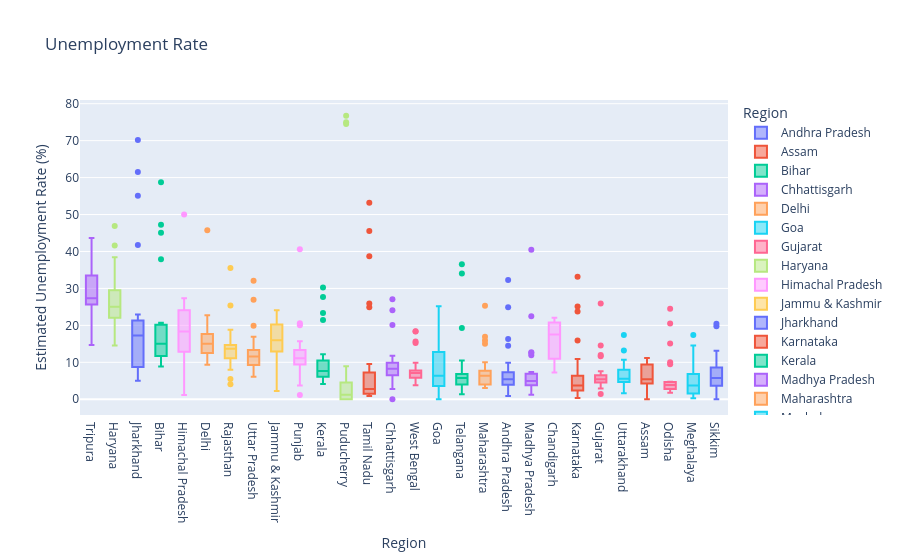

Write notebook code for a chart like this one.
### Markdown cell above
# Box Plot

### Code cell
fig = px.box(df, x='Region', y='Estimated Unemployment Rate (%)',
             color='Region', title='Unemployment Rate', template='plotly')
fig.update_layout(xaxis={'categoryorder': 'total descending'})
fig.show()

### Figure 1 — Plotly figure (JSON) as saved in the notebook; plotly's stock layout.template omitted (floating-point values rounded to 4 significant figures)
{"data": [{"alignmentgroup": "True", "hovertemplate": "Region=%{x}<br>Estimated Unemployment Rate (%)=%{y}<extra></extra>", "legendgroup": "Andhra Pradesh", "marker": {"color": "#636efa"}, "name": "Andhra Pradesh", "notched": false, "offsetgroup": "Andhra Pradesh", "orientation": "v", "showlegend": true, "type": "box", "x": ["Andhra Pradesh", "Andhra Pradesh", "Andhra Pradesh", "Andhra Pradesh", "Andhra Pradesh", "Andhra Pradesh", "Andhra Pradesh", "Andhra Pradesh", "Andhra Pradesh", "Andhra Pradesh", "Andhra Pradesh", "Andhra Pradesh", "Andhra Pradesh", "Andhra Pradesh", "Andhra Pradesh", "Andhra Pradesh", "Andhra Pradesh", "Andhra Pradesh", "Andhra Pradesh", "Andhra Pradesh", "Andhra Pradesh", "Andhra Pradesh", "Andhra Pradesh", "Andhra Pradesh", "Andhra Pradesh", "Andhra Pradesh", "Andhra Pradesh", "Andhra Pradesh"], "x0": " ", "xaxis": "x", "y": [3.65, 3.05, 3.75, 3.32, 5.17, 3.52, 4.12, 4.38, 4.84, 5.91, 4.06, 16.29, 14.46, 0.85, 6.09, 3.8, 5.64, 4.61, 6.01, 4.7, 7.54, 7.88, 7.11, 5.66, 9.88, 32.3, 24.91, 5.86], "y0": " ", "yaxis": "y"}, {"alignmentgroup": "True", "hovertemplate": "Region=%{x}<br>Estimated Unemployment Rate (%)=%{y}<extra></extra>", "legendgroup": "Assam", "marker": {"color": "#EF553B"}, "name": "Assam", "notched": false, "offsetgroup": "Assam", "orientation": "v", "showlegend": true, "type": "box", "x": ["Assam", "Assam", "Assam", "Assam", "Assam", "Assam", "Assam", "Assam", "Assam", "Assam", "Assam", "Assam", "Assam", "Assam", "Assam", "Assam", "Assam", "Assam", "Assam", "Assam", "Assam", "Assam", "Assam", "Assam", "Assam", "Assam"], "x0": " ", "xaxis": "x", "y": [4.29, 5.08, 4.26, 5.79, 4.46, 4.65, 4.66, 4.29, 3.26, 3.77, 9.38, 0, 7.87, 9.89, 3.21, 10.39, 9.26, 11.17, 6.31, 5.02, 7.24, 9.98, 10.34, 8.37, 10.77, 3.42], "y0": " ", "yaxis": "y"}, {"alignmentgroup": "True", "hovertemplate": "Region=%{x}<br>Estimated Unemployment Rate (%)=%{y}<extra></extra>", "legendgroup": "Bihar", "marker": {"color": "#00cc96"}, "name": "Bihar", "notched": false, "offsetgroup": "Bihar", "orientation": "v", "showlegend": true, "type": "box", "x": ["Bihar", "Bihar", "Bihar", "Bihar", "Bihar", "Bihar", "Bihar", "Bihar", "Bihar", "Bihar", "Bihar", "Bihar", "Bihar", "Bihar", "Bihar", "Bihar", "Bihar", "Bihar", "Bihar", "Bihar", "Bihar", "Bihar", "Bihar", "Bihar", "Bihar", "Bihar", "Bihar", "Bihar"], "x0": " ", "xaxis": "x", "y": [9.27, 10.2, 13.44, 11, 8.87, 12.47, 12.4, 10.16, 9.13, 9.61, 15.39, 45.09, 47.26, 20.49, 19.9, 13.29, 16.41, 17.66, 20.46, 14.06, 17.62, 14.91, 20.69, 15.11, 15.73, 58.77, 37.87, 12.45], "y0": " ", "yaxis": "y"}, {"alignmentgroup": "True", "hovertemplate": "Region=%{x}<br>Estimated Unemployment Rate (%)=%{y}<extra></extra>", "legendgroup": "Chhattisgarh", "marker": {"color": "#ab63fa"}, "name": "Chhattisgarh", "notched": false, "offsetgroup": "Chhattisgarh", "orientation": "v", "showlegend": true, "type": "box", "x": ["Chhattisgarh", "Chhattisgarh", "Chhattisgarh", "Chhattisgarh", "Chhattisgarh", "Chhattisgarh", "Chhattisgarh", "Chhattisgarh", "Chhattisgarh", "Chhattisgarh", "Chhattisgarh", "Chhattisgarh", "Chhattisgarh", "Chhattisgarh", "Chhattisgarh", "Chhattisgarh", "Chhattisgarh", "Chhattisgarh", "Chhattisgarh", "Chhattisgarh", "Chhattisgarh", "Chhattisgarh", "Chhattisgarh", "Chhattisgarh", "Chhattisgarh", "Chhattisgarh", "Chhattisgarh", "Chhattisgarh"], "x0": " ", "xaxis": "x", "y": [9.82, 6.76, 4.54, 4.64, 8.33, 6.96, 2.77, 6.11, 9.89, 7.89, 7.31, 0, 7.64, 10.14, 9.77, 11.77, 8.17, 6.29, 9.46, 10.27, 8.32, 3.57, 9.01, 9.79, 8.21, 20.13, 24.1, 27.07], "y0": " ", "yaxis": "y"}, {"alignmentgroup": "True", "hovertemplate": "Region=%{x}<br>Estimated Unemployment Rate (%)=%{y}<extra></extra>", "legendgroup": "Delhi", "marker": {"color": "#FFA15A"}, "name": "Delhi", "notched": false, "offsetgroup": "Delhi", "orientation": "v", "showlegend": true, "type": "box", "x": ["Delhi", "Delhi", "Delhi", "Delhi", "Delhi", "Delhi", "Delhi", "Delhi", "Delhi", "Delhi", "Delhi", "Delhi", "Delhi", "Delhi", "Delhi", "Delhi", "Delhi", "Delhi", "Delhi", "Delhi", "Delhi", "Delhi", "Delhi", "Delhi", "Delhi", "Delhi", "Delhi", "Delhi"], "x0": " ", "xaxis": "x", "y": [12.56, 9.33, 11.07, 17.18, 12.5, 15.84, 11.11, 16.97, 13.48, 13.81, 15.18, 20.69, 22.76, 21.14, 12.31, 12.76, 14.68, 13.52, 20.59, 12.41, 16.11, 11.07, 22.45, 14.86, 17.09, 16.51, 45.78, 18.11], "y0": " ", "yaxis": "y"}, {"alignmentgroup": "True", "hovertemplate": "Region=%{x}<br>Estimated Unemployment Rate (%)=%{y}<extra></extra>", "legendgroup": "Goa", "marker": {"color": "#19d3f3"}, "name": "Goa", "notched": false, "offsetgroup": "Goa", "orientation": "v", "showlegend": true, "type": "box", "x": ["Goa", "Goa", "Goa", "Goa", "Goa", "Goa", "Goa", "Goa", "Goa", "Goa", "Goa", "Goa", "Goa", "Goa", "Goa", "Goa", "Goa", "Goa", "Goa", "Goa", "Goa", "Goa", "Goa", "Goa"], "x0": " ", "xaxis": "x", "y": [2.91, 5.45, 10.98, 1.98, 3.61, 7.21, 23.71, 3.54, 5.38, 0, 15.91, 20, 2.75, 13.33, 12.28, 4.9, 3.16, 12.31, 25.2, 16.22, 10.92, 4.31, 4.76, 11.76], "y0": " ", "yaxis": "y"}, {"alignmentgroup": "True", "hovertemplate": "Region=%{x}<br>Estimated Unemployment Rate (%)=%{y}<extra></extra>", "legendgroup": "Gujarat", "marker": {"color": "#FF6692"}, "name": "Gujarat", "notched": false, "offsetgroup": "Gujarat", "orientation": "v", "showlegend": true, "type": "box", "x": ["Gujarat", "Gujarat", "Gujarat", "Gujarat", "Gujarat", "Gujarat", "Gujarat", "Gujarat", "Gujarat", "Gujarat", "Gujarat", "Gujarat", "Gujarat", "Gujarat", "Gujarat", "Gujarat", "Gujarat", "Gujarat", "Gujarat", "Gujarat", "Gujarat", "Gujarat", "Gujarat", "Gujarat", "Gujarat", "Gujarat", "Gujarat", "Gujarat"], "x0": " ", "xaxis": "x", "y": [2.88, 4.77, 4.58, 3.7, 6.29, 4.91, 4.68, 3.46, 5.35, 6.64, 7.59, 12, 14.58, 1.41, 4.09, 6.31, 5.15, 4.2, 5.96, 5.45, 7.53, 5.71, 5.82, 6.04, 5.39, 25.94, 11.62, 4.54], "y0": " ", "yaxis": "y"}, {"alignmentgroup": "True", "hovertemplate": "Region=%{x}<br>Estimated Unemployment Rate (%)=%{y}<extra></extra>", "legendgroup": "Haryana", "marker": {"color": "#B6E880"}, "name": "Haryana", "notched": false, "offsetgroup": "Haryana", "orientation": "v", "showlegend": true, "type": "box", "x": ["Haryana", "Haryana", "Haryana", "Haryana", "Haryana", "Haryana", "Haryana", "Haryana", "Haryana", "Haryana", "Haryana", "Haryana", "Haryana", "Haryana", "Haryana", "Haryana", "Haryana", "Haryana", "Haryana", "Haryana", "Haryana", "Haryana", "Haryana", "Haryana", "Haryana", "Haryana", "Haryana", "Haryana"], "x0": " ", "xaxis": "x", "y": [14.54, 23.08, 16.22, 30.94, 16.36, 24.17, 16.59, 29.56, 16.21, 27.19, 23.92, 41.61, 34.22, 35.57, 24.67, 20.42, 25.45, 24.19, 26.84, 21.04, 27.06, 23.65, 27.24, 23.29, 27.14, 46.89, 38.46, 29.41], "y0": " ", "yaxis": "y"}, {"alignmentgroup": "True", "hovertemplate": "Region=%{x}<br>Estimated Unemployment Rate (%)=%{y}<extra></extra>", "legendgroup": "Himachal Pradesh", "marker": {"color": "#FF97FF"}, "name": "Himachal Pradesh", "notched": false, "offsetgroup": "Himachal Pradesh", "orientation": "v", "showlegend": true, "type": "box", "x": ["Himachal Pradesh", "Himachal Pradesh", "Himachal Pradesh", "Himachal Pradesh", "Himachal Pradesh", "Himachal Pradesh", "Himachal Pradesh", "Himachal Pradesh", "Himachal Pradesh", "Himachal Pradesh", "Himachal Pradesh", "Himachal Pradesh", "Himachal Pradesh", "Himachal Pradesh", "Himachal Pradesh", "Himachal Pradesh", "Himachal Pradesh", "Himachal Pradesh", "Himachal Pradesh", "Himachal Pradesh", "Himachal Pradesh", "Himachal Pradesh", "Himachal Pradesh", "Himachal Pradesh", "Himachal Pradesh", "Himachal Pradesh", "Himachal Pradesh", "Himachal Pradesh"], "x0": " ", "xaxis": "x", "y": [13.68, 11.43, 20.59, 18.56, 15.98, 15.81, 22.86, 19.46, 16.67, 15.42, 17.71, 2.13, 25.64, 1.12, 10.88, 21.43, 21.51, 24.48, 12, 23.77, 27.27, 25.32, 18.15, 27.31, 26.44, 2.7, 50, 10.81], "y0": " ", "yaxis": "y"}, {"alignmentgroup": "True", "hovertemplate": "Region=%{x}<br>Estimated Unemployment Rate (%)=%{y}<extra></extra>", "legendgroup": "Jammu & Kashmir", "marker": {"color": "#FECB52"}, "name": "Jammu & Kashmir", "notched": false, "offsetgroup": "Jammu & Kashmir", "orientation": "v", "showlegend": true, "type": "box", "x": ["Jammu & Kashmir", "Jammu & Kashmir", "Jammu & Kashmir", "Jammu & Kashmir", "Jammu & Kashmir", "Jammu & Kashmir", "Jammu & Kashmir", "Jammu & Kashmir", "Jammu & Kashmir", "Jammu & Kashmir", "Jammu & Kashmir", "Jammu & Kashmir", "Jammu & Kashmir", "Jammu & Kashmir", "Jammu & Kashmir", "Jammu & Kashmir", "Jammu & Kashmir", "Jammu & Kashmir", "Jammu & Kashmir", "Jammu & Kashmir", "Jammu & Kashmir"], "x0": " ", "xaxis": "x", "y": [12.78, 12.09, 13.67, 11.32, 19.27, 14.73, 22.19, 21.23, 16, 2.22, 18.97, 23.04, 19.88, 21.55, 24.06, 14.29, 7.02, 18.54, 19.86, 14.29, 12.96], "y0": " ", "yaxis": "y"}, {"alignmentgroup": "True", "hovertemplate": "Region=%{x}<br>Estimated Unemployment Rate (%)=%{y}<extra></extra>", "legendgroup": "Jharkhand", "marker": {"color": "#636efa"}, "name": "Jharkhand", "notched": false, "offsetgroup": "Jharkhand", "orientation": "v", "showlegend": true, "type": "box", "x": ["Jharkhand", "Jharkhand", "Jharkhand", "Jharkhand", "Jharkhand", "Jharkhand", "Jharkhand", "Jharkhand", "Jharkhand", "Jharkhand", "Jharkhand", "Jharkhand", "Jharkhand", "Jharkhand", "Jharkhand", "Jharkhand", "Jharkhand", "Jharkhand", "Jharkhand", "Jharkhand", "Jharkhand", "Jharkhand", "Jharkhand", "Jharkhand", "Jharkhand", "Jharkhand", "Jharkhand", "Jharkhand"], "x0": " ", "xaxis": "x", "y": [7.11, 8.46, 9.98, 12.06, 7.12, 6.57, 8.07, 15.15, 6.16, 9.06, 5.01, 41.72, 55.1, 21.53, 17.23, 20.51, 15.67, 20.25, 21.16, 19.05, 17.34, 22.01, 22.96, 19.67, 16.4, 61.48, 70.17, 19.38], "y0": " ", "yaxis": "y"}, {"alignmentgroup": "True", "hovertemplate": "Region=%{x}<br>Estimated Unemployment Rate (%)=%{y}<extra></extra>", "legendgroup": "Karnataka", "marker": {"color": "#EF553B"}, "name": "Karnataka", "notched": false, "offsetgroup": "Karnataka", "orientation": "v", "showlegend": true, "type": "box", "x": ["Karnataka", "Karnataka", "Karnataka", "Karnataka", "Karnataka", "Karnataka", "Karnataka", "Karnataka", "Karnataka", "Karnataka", "Karnataka", "Karnataka", "Karnataka", "Karnataka", "Karnataka", "Karnataka", "Karnataka", "Karnataka", "Karnataka", "Karnataka", "Karnataka", "Karnataka", "Karnataka", "Karnataka", "Karnataka", "Karnataka", "Karnataka", "Karnataka"], "x0": " ", "xaxis": "x", "y": [5.46, 5.98, 0.52, 0.37, 3.2, 7.13, 1.19, 0.41, 2.57, 4.11, 2.39, 33.17, 23.72, 10.92, 6.56, 5, 2.29, 1.27, 3.57, 3.87, 3.44, 1.56, 3.31, 2.88, 4.92, 25.12, 15.88, 6.12], "y0": " ", "yaxis": "y"}, {"alignmentgroup": "True", "hovertemplate": "Region=%{x}<br>Estimated Unemployment Rate (%)=%{y}<extra></extra>", "legendgroup": "Kerala", "marker": {"color": "#00cc96"}, "name": "Kerala", "notched": false, "offsetgroup": "Kerala", "orientation": "v", "showlegend": true, "type": "box", "x": ["Kerala", "Kerala", "Kerala", "Kerala", "Kerala", "Kerala", "Kerala", "Kerala", "Kerala", "Kerala", "Kerala", "Kerala", "Kerala", "Kerala", "Kerala", "Kerala", "Kerala", "Kerala", "Kerala", "Kerala", "Kerala", "Kerala", "Kerala", "Kerala", "Kerala", "Kerala", "Kerala", "Kerala"], "x0": " ", "xaxis": "x", "y": [6.63, 9, 4.95, 10.32, 5.35, 9.14, 5, 10.77, 4.11, 8.91, 8.85, 10.71, 23.38, 27.66, 6.11, 6.67, 7.58, 7.69, 5.52, 5.35, 6.71, 7.31, 6.65, 6.08, 9.14, 21.43, 30.28, 12.17], "y0": " ", "yaxis": "y"}, {"alignmentgroup": "True", "hovertemplate": "Region=%{x}<br>Estimated Unemployment Rate (%)=%{y}<extra></extra>", "legendgroup": "Madhya Pradesh", "marker": {"color": "#ab63fa"}, "name": "Madhya Pradesh", "notched": false, "offsetgroup": "Madhya Pradesh", "orientation": "v", "showlegend": true, "type": "box", "x": ["Madhya Pradesh", "Madhya Pradesh", "Madhya Pradesh", "Madhya Pradesh", "Madhya Pradesh", "Madhya Pradesh", "Madhya Pradesh", "Madhya Pradesh", "Madhya Pradesh", "Madhya Pradesh", "Madhya Pradesh", "Madhya Pradesh", "Madhya Pradesh", "Madhya Pradesh", "Madhya Pradesh", "Madhya Pradesh", "Madhya Pradesh", "Madhya Pradesh", "Madhya Pradesh", "Madhya Pradesh", "Madhya Pradesh", "Madhya Pradesh", "Madhya Pradesh", "Madhya Pradesh", "Madhya Pradesh", "Madhya Pradesh", "Madhya Pradesh", "Madhya Pradesh"], "x0": " ", "xaxis": "x", "y": [3.63, 4.25, 3.92, 4.94, 3.08, 2.98, 2.72, 2.94, 3.66, 4.42, 1.19, 12.5, 22.46, 6.46, 3.91, 6.38, 7.38, 6.82, 7, 4.4, 6.06, 6.2, 5.17, 4.96, 4.8, 11.94, 40.49, 12.72], "y0": " ", "yaxis": "y"}, {"alignmentgroup": "True", "hovertemplate": "Region=%{x}<br>Estimated Unemployment Rate (%)=%{y}<extra></extra>", "legendgroup": "Maharashtra", "marker": {"color": "#FFA15A"}, "name": "Maharashtra", "notched": false, "offsetgroup": "Maharashtra", "orientation": "v", "showlegend": true, "type": "box", "x": ["Maharashtra", "Maharashtra", "Maharashtra", "Maharashtra", "Maharashtra", "Maharashtra", "Maharashtra", "Maharashtra", "Maharashtra", "Maharashtra", "Maharashtra", "Maharashtra", "Maharashtra", "Maharashtra", "Maharashtra", "Maharashtra", "Maharashtra", "Maharashtra", "Maharashtra", "Maharashtra", "Maharashtra", "Maharashtra", "Maharashtra", "Maharashtra", "Maharashtra", "Maharashtra", "Maharashtra", "Maharashtra"], "x0": " ", "xaxis": "x", "y": [3.67, 4.34, 3.66, 3.76, 4.4, 3.81, 3.68, 3.03, 3.8, 4.24, 5.38, 25.28, 16.89, 9.4, 6.08, 6.46, 6.35, 7.57, 7.6, 7.51, 7.6, 7.83, 6.67, 5.34, 6.34, 14.99, 15.92, 10.01], "y0": " ", "yaxis": "y"}, {"alignmentgroup": "True", "hovertemplate": "Region=%{x}<br>Estimated Unemployment Rate (%)=%{y}<extra></extra>", "legendgroup": "Meghalaya", "marker": {"color": "#19d3f3"}, "name": "Meghalaya", "notched": false, "offsetgroup": "Meghalaya", "orientation": "v", "showlegend": true, "type": "box", "x": ["Meghalaya", "Meghalaya", "Meghalaya", "Meghalaya", "Meghalaya", "Meghalaya", "Meghalaya", "Meghalaya", "Meghalaya", "Meghalaya", "Meghalaya", "Meghalaya", "Meghalaya", "Meghalaya", "Meghalaya", "Meghalaya", "Meghalaya", "Meghalaya", "Meghalaya", "Meghalaya", "Meghalaya", "Meghalaya", "Meghalaya", "Meghalaya", "Meghalaya", "Meghalaya", "Meghalaya"], "x0": " ", "xaxis": "x", "y": [3.16, 4.23, 1.03, 0.52, 0.24, 3.7, 1.5, 1.8, 0.97, 2.76, 1.28, 8.38, 3.73, 1.35, 8.4, 8.66, 4.43, 5.8, 5.3, 7.2, 3.02, 5.21, 4.76, 7.37, 2.8, 17.39, 14.58], "y0": " ", "yaxis": "y"}, {"alignmentgroup": "True", "hovertemplate": "Region=%{x}<br>Estimated Unemployment Rate (%)=%{y}<extra></extra>", "legendgroup": "Odisha", "marker": {"color": "#FF6692"}, "name": "Odisha", "notched": false, "offsetgroup": "Odisha", "orientation": "v", "showlegend": true, "type": "box", "x": ["Odisha", "Odisha", "Odisha", "Odisha", "Odisha", "Odisha", "Odisha", "Odisha", "Odisha", "Odisha", "Odisha", "Odisha", "Odisha", "Odisha", "Odisha", "Odisha", "Odisha", "Odisha", "Odisha", "Odisha", "Odisha", "Odisha", "Odisha", "Odisha", "Odisha", "Odisha", "Odisha", "Odisha"], "x0": " ", "xaxis": "x", "y": [4.17, 4.71, 3.31, 3.68, 4.31, 4.28, 4.72, 4.67, 1.81, 3.31, 15.09, 24.48, 9.45, 4.59, 2.95, 2.63, 1.78, 3.5, 3.78, 4.5, 2.23, 3.36, 2.28, 2.19, 3.96, 20.5, 10, 2.18], "y0": " ", "yaxis": "y"}, {"alignmentgroup": "True", "hovertemplate": "Region=%{x}<br>Estimated Unemployment Rate (%)=%{y}<extra></extra>", "legendgroup": "Puducherry", "marker": {"color": "#B6E880"}, "name": "Puducherry", "notched": false, "offsetgroup": "Puducherry", "orientation": "v", "showlegend": true, "type": "box", "x": ["Puducherry", "Puducherry", "Puducherry", "Puducherry", "Puducherry", "Puducherry", "Puducherry", "Puducherry", "Puducherry", "Puducherry", "Puducherry", "Puducherry", "Puducherry", "Puducherry", "Puducherry", "Puducherry", "Puducherry", "Puducherry", "Puducherry", "Puducherry", "Puducherry", "Puducherry", "Puducherry", "Puducherry", "Puducherry", "Puducherry"], "x0": " ", "xaxis": "x", "y": [0, 0, 0, 4.85, 0, 1.18, 0, 1.99, 0.58, 1.74, 2.31, 74.51, 1.25, 0, 0, 8.95, 1.22, 1.17, 1.37, 5.21, 0.57, 1.78, 0.62, 76.74, 75, 4.55], "y0": " ", "yaxis": "y"}, {"alignmentgroup": "True", "hovertemplate": "Region=%{x}<br>Estimated Unemployment Rate (%)=%{y}<extra></extra>", "legendgroup": "Punjab", "marker": {"color": "#FF97FF"}, "name": "Punjab", "notched": false, "offsetgroup": "Punjab", "orientation": "v", "showlegend": true, "type": "box", "x": ["Punjab", "Punjab", "Punjab", "Punjab", "Punjab", "Punjab", "Punjab", "Punjab", "Punjab", "Punjab", "Punjab", "Punjab", "Punjab", "Punjab", "Punjab", "Punjab", "Punjab", "Punjab", "Punjab", "Punjab", "Punjab", "Punjab", "Punjab", "Punjab", "Punjab", "Punjab", "Punjab", "Punjab"], "x0": " ", "xaxis": "x", "y": [9.17, 12.21, 9.64, 6.69, 8.59, 12.56, 7.07, 6.13, 9.69, 10.41, 10.51, 3.69, 40.59, 20, 13.49, 13.17, 11.61, 11.99, 15.69, 13.75, 10.39, 11.97, 13.68, 11.99, 9.97, 1.13, 20.54, 10.55], "y0": " ", "yaxis": "y"}, {"alignmentgroup": "True", "hovertemplate": "Region=%{x}<br>Estimated Unemployment Rate (%)=%{y}<extra></extra>", "legendgroup": "Rajasthan", "marker": {"color": "#FECB52"}, "name": "Rajasthan", "notched": false, "offsetgroup": "Rajasthan", "orientation": "v", "showlegend": true, "type": "box", "x": ["Rajasthan", "Rajasthan", "Rajasthan", "Rajasthan", "Rajasthan", "Rajasthan", "Rajasthan", "Rajasthan", "Rajasthan", "Rajasthan", "Rajasthan", "Rajasthan", "Rajasthan", "Rajasthan", "Rajasthan", "Rajasthan", "Rajasthan", "Rajasthan", "Rajasthan", "Rajasthan", "Rajasthan", "Rajasthan", "Rajasthan", "Rajasthan", "Rajasthan", "Rajasthan", "Rajasthan", "Rajasthan"], "x0": " ", "xaxis": "x", "y": [4.03, 13.7, 9.7, 12.5, 5.45, 14.66, 10.47, 13.96, 8, 14.48, 9.47, 12.25, 10.45, 13.86, 13.62, 14.36, 11.67, 14.71, 12.63, 13.02, 14.3, 18.04, 18.82, 17.02, 18.54, 35.53, 25.35, 13.04], "y0": " ", "yaxis": "y"}, {"alignmentgroup": "True", "hovertemplate": "Region=%{x}<br>Estimated Unemployment Rate (%)=%{y}<extra></extra>", "legendgroup": "Sikkim", "marker": {"color": "#636efa"}, "name": "Sikkim", "notched": false, "offsetgroup": "Sikkim", "orientation": "v", "showlegend": true, "type": "box", "x": ["Sikkim", "Sikkim", "Sikkim", "Sikkim", "Sikkim", "Sikkim", "Sikkim", "Sikkim", "Sikkim", "Sikkim", "Sikkim", "Sikkim", "Sikkim", "Sikkim", "Sikkim", "Sikkim", "Sikkim"], "x0": " ", "xaxis": "x", "y": [5.48, 13.11, 1, 0, 5.81, 8.2, 7.76, 2.56, 4.82, 4.81, 9.68, 4.04, 7.37, 20.45, 5.77, 19.75, 2.63], "y0": " ", "yaxis": "y"}, {"alignmentgroup": "True", "hovertemplate": "Region=%{x}<br>Estimated Unemployment Rate (%)=%{y}<extra></extra>", "legendgroup": "Tamil Nadu", "marker": {"color": "#EF553B"}, "name": "Tamil Nadu", "notched": false, "offsetgroup": "Tamil Nadu", "orientation": "v", "showlegend": true, "type": "box", "x": ["Tamil Nadu", "Tamil Nadu", "Tamil Nadu", "Tamil Nadu", "Tamil Nadu", "Tamil Nadu", "Tamil Nadu", "Tamil Nadu", "Tamil Nadu", "Tamil Nadu", "Tamil Nadu", "Tamil Nadu", "Tamil Nadu", "Tamil Nadu", "Tamil Nadu", "Tamil Nadu", "Tamil Nadu", "Tamil Nadu", "Tamil Nadu", "Tamil Nadu", "Tamil Nadu", "Tamil Nadu", "Tamil Nadu", "Tamil Nadu", "Tamil Nadu", "Tamil Nadu", "Tamil Nadu", "Tamil Nadu"], "x0": " ", "xaxis": "x", "y": [0.97, 0.92, 6.01, 2.91, 1.71, 1.46, 2.46, 3.73, 1.18, 1.17, 6.36, 53.19, 38.73, 2.06, 0.89, 1.56, 3.18, 9.53, 1.86, 1.13, 2.65, 8.05, 2.05, 3.31, 6.46, 45.55, 25.95, 24.93], "y0": " ", "yaxis": "y"}, {"alignmentgroup": "True", "hovertemplate": "Region=%{x}<br>Estimated Unemployment Rate (%)=%{y}<extra></extra>", "legendgroup": "Telangana", "marker": {"color": "#00cc96"}, "name": "Telangana", "notched": false, "offsetgroup": "Telangana", "orientation": "v", "showlegend": true, "type": "box", "x": ["Telangana", "Telangana", "Telangana", "Telangana", "Telangana", "Telangana", "Telangana", "Telangana", "Telangana", "Telangana", "Telangana", "Telangana", "Telangana", "Telangana", "Telangana", "Telangana", "Telangana", "Telangana", "Telangana", "Telangana", "Telangana", "Telangana", "Telangana", "Telangana", "Telangana", "Telangana", "Telangana", "Telangana"], "x0": " ", "xaxis": "x", "y": [2.23, 5.92, 2.45, 1.4, 5.49, 7.29, 6.47, 1.35, 5.02, 9.02, 5.63, 4.51, 34.01, 19.3, 1.52, 1.43, 3.73, 4.19, 6.19, 6.74, 5.23, 4.22, 6.49, 6.74, 6.1, 10.5, 36.57, 6.92], "y0": " ", "yaxis": "y"}, {"alignmentgroup": "True", "hovertemplate": "Region=%{x}<br>Estimated Unemployment Rate (%)=%{y}<extra></extra>", "legendgroup": "Tripura", "marker": {"color": "#ab63fa"}, "name": "Tripura", "notched": false, "offsetgroup": "Tripura", "orientation": "v", "showlegend": true, "type": "box", "x": ["Tripura", "Tripura", "Tripura", "Tripura", "Tripura", "Tripura", "Tripura", "Tripura", "Tripura", "Tripura", "Tripura", "Tripura", "Tripura", "Tripura", "Tripura", "Tripura", "Tripura", "Tripura", "Tripura", "Tripura", "Tripura", "Tripura", "Tripura", "Tripura", "Tripura", "Tripura", "Tripura", "Tripura"], "x0": " ", "xaxis": "x", "y": [29.25, 26.64, 22.47, 25.49, 30.23, 27.54, 25.25, 26.53, 31.91, 26.22, 31.61, 43.64, 14.71, 18.84, 34.69, 25.59, 25.81, 33.45, 33.57, 26.67, 27.15, 33.48, 34.37, 33.88, 25.69, 34.88, 16.78, 27.47], "y0": " ", "yaxis": "y"}, {"alignmentgroup": "True", "hovertemplate": "Region=%{x}<br>Estimated Unemployment Rate (%)=%{y}<extra></extra>", "legendgroup": "Uttar Pradesh", "marker": {"color": "#FFA15A"}, "name": "Uttar Pradesh", "notched": false, "offsetgroup": "Uttar Pradesh", "orientation": "v", "showlegend": true, "type": "box", "x": ["Uttar Pradesh", "Uttar Pradesh", "Uttar Pradesh", "Uttar Pradesh", "Uttar Pradesh", "Uttar Pradesh", "Uttar Pradesh", "Uttar Pradesh", "Uttar Pradesh", "Uttar Pradesh", "Uttar Pradesh", "Uttar Pradesh", "Uttar Pradesh", "Uttar Pradesh", "Uttar Pradesh", "Uttar Pradesh", "Uttar Pradesh", "Uttar Pradesh", "Uttar Pradesh", "Uttar Pradesh", "Uttar Pradesh", "Uttar Pradesh", "Uttar Pradesh", "Uttar Pradesh", "Uttar Pradesh", "Uttar Pradesh", "Uttar Pradesh", "Uttar Pradesh"], "x0": " ", "xaxis": "x", "y": [10.26, 11.13, 9.19, 11.47, 6.45, 10.18, 6.94, 8.43, 6.06, 8.12, 9.37, 19.92, 16.89, 8.51, 14.4, 11.62, 11.8, 14.73, 13.58, 10.35, 11.31, 12.37, 12.34, 11.65, 12.32, 26.94, 32.06, 13.05], "y0": " ", "yaxis": "y"}, {"alignmentgroup": "True", "hovertemplate": "Region=%{x}<br>Estimated Unemployment Rate (%)=%{y}<extra></extra>", "legendgroup": "Uttarakhand", "marker": {"color": "#19d3f3"}, "name": "Uttarakhand", "notched": false, "offsetgroup": "Uttarakhand", "orientation": "v", "showlegend": true, "type": "box", "x": ["Uttarakhand", "Uttarakhand", "Uttarakhand", "Uttarakhand", "Uttarakhand", "Uttarakhand", "Uttarakhand", "Uttarakhand", "Uttarakhand", "Uttarakhand", "Uttarakhand", "Uttarakhand", "Uttarakhand", "Uttarakhand", "Uttarakhand", "Uttarakhand", "Uttarakhand", "Uttarakhand", "Uttarakhand", "Uttarakhand", "Uttarakhand", "Uttarakhand", "Uttarakhand", "Uttarakhand", "Uttarakhand", "Uttarakhand", "Uttarakhand"], "x0": " ", "xaxis": "x", "y": [1.63, 4.65, 5.74, 6.11, 3.47, 4.83, 5.56, 4.52, 4.17, 4.85, 3.66, 3.57, 10.71, 9.17, 4.69, 6.94, 7.43, 9.62, 4.72, 6.34, 7.39, 8.92, 5.28, 8.15, 13.18, 17.36, 5.08], "y0": " ", "yaxis": "y"}, {"alignmentgroup": "True", "hovertemplate": "Region=%{x}<br>Estimated Unemployment Rate (%)=%{y}<extra></extra>", "legendgroup": "West Bengal", "marker": {"color": "#FF6692"}, "name": "West Bengal", "notched": false, "offsetgroup": "West Bengal", "orientation": "v", "showlegend": true, "type": "box", "x": ["West Bengal", "West Bengal", "West Bengal", "West Bengal", "West Bengal", "West Bengal", "West Bengal", "West Bengal", "West Bengal", "West Bengal", "West Bengal", "West Bengal", "West Bengal", "West Bengal", "West Bengal", "West Bengal", "West Bengal", "West Bengal", "West Bengal", "West Bengal", "West Bengal", "West Bengal", "West Bengal", "West Bengal", "West Bengal", "West Bengal", "West Bengal", "West Bengal"], "x0": " ", "xaxis": "x", "y": [6.02, 5.85, 5.62, 5.58, 5.26, 6.78, 5.83, 5.79, 6.79, 3.78, 7.02, 18.32, 18.43, 4.94, 7.25, 7.38, 7.91, 7.27, 7.79, 7.83, 6.61, 7.24, 7.27, 7.55, 6.67, 15.63, 15.22, 9.86], "y0": " ", "yaxis": "y"}, {"alignmentgroup": "True", "hovertemplate": "Region=%{x}<br>Estimated Unemployment Rate (%)=%{y}<extra></extra>", "legendgroup": "Chandigarh", "marker": {"color": "#FF97FF"}, "name": "Chandigarh", "notched": false, "offsetgroup": "Chandigarh", "orientation": "v", "showlegend": true, "type": "box", "x": ["Chandigarh", "Chandigarh", "Chandigarh", "Chandigarh", "Chandigarh", "Chandigarh", "Chandigarh", "Chandigarh", "Chandigarh", "Chandigarh", "Chandigarh", "Chandigarh"], "x0": " ", "xaxis": "x", "y": [18.35, 12.4, 21.8, 9.52, 20.14, 13.99, 22.05, 8.33, 20, 16.67, 21.43, 7.22], "y0": " ", "yaxis": "y"}], "layout": {"boxmode": "overlay", "legend": {"title": {"text": "Region"}, "tracegroupgap": 0}, "title": {"text": "Unemployment Rate"}, "xaxis": {"anchor": "y", "categoryarray": ["Andhra Pradesh", "Assam", "Bihar", "Chhattisgarh", "Delhi", "Goa", "Gujarat", "Haryana", "Himachal Pradesh", "Jammu & Kashmir", "Jharkhand", "Karnataka", "Kerala", "Madhya Pradesh", "Maharashtra", "Meghalaya", "Odisha", "Puducherry", "Punjab", "Rajasthan", "Sikkim", "Tamil Nadu", "Telangana", "Tripura", "Uttar Pradesh", "Uttarakhand", "West Bengal", null, "Chandigarh"], "categoryorder": "total descending", "domain": [0, 1], "title": {"text": "Region"}}, "yaxis": {"anchor": "x", "domain": [0, 1], "title": {"text": "Estimated Unemployment Rate (%)"}}}}
